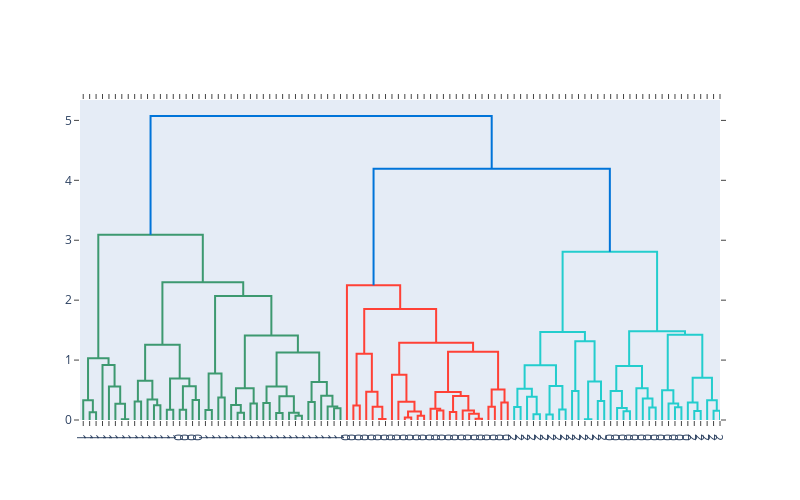

Source (notebook cell):
### Code cell
def main():
    #create dataset
    X, y = make_blobs(n_samples=100, n_features=2, centers=3, cluster_std=1.0, random_state=0)
    #scale dat
    X = StandardScaler().fit_transform(X)
    #create model
    model = AgglomerativeClustering(n_clusters=3, affinity='euclidean', linkage='ward')
    #fit model
    model.fit(X)
    #plot dendrogram
    dendrogramPlot(X, model)
    #predict
    y_pred = model.labels_
    #plot
    plt.scatter(X[:,0], X[:,1], c=y_pred)
    plt.show()

main()

### Figure 1 — Plotly figure (JSON) as saved in the notebook; plotly's stock layout.template omitted (floating-point values rounded to 4 significant figures)
{"data": [{"hoverinfo": "text", "marker": {"color": "rgb(61,153,112)"}, "mode": "lines", "type": "scatter", "x": [15, 15, 25, 25], "xaxis": "x", "y": [0, 0.1277, 0.1277, 0], "yaxis": "y"}, {"hoverinfo": "text", "marker": {"color": "rgb(61,153,112)"}, "mode": "lines", "type": "scatter", "x": [5, 5, 20, 20], "xaxis": "x", "y": [0, 0.33, 0.33, 0.1277], "yaxis": "y"}, {"hoverinfo": "text", "marker": {"color": "rgb(61,153,112)"}, "mode": "lines", "type": "scatter", "x": [65, 65, 75, 75], "xaxis": "x", "y": [0, 0.01149, 0.01149, 0], "yaxis": "y"}, {"hoverinfo": "text", "marker": {"color": "rgb(61,153,112)"}, "mode": "lines", "type": "scatter", "x": [55, 55, 70, 70], "xaxis": "x", "y": [0, 0.2714, 0.2714, 0.01149], "yaxis": "y"}, {"hoverinfo": "text", "marker": {"color": "rgb(61,153,112)"}, "mode": "lines", "type": "scatter", "x": [45, 45, 62.5, 62.5], "xaxis": "x", "y": [0, 0.5578, 0.5578, 0.2714], "yaxis": "y"}, {"hoverinfo": "text", "marker": {"color": "rgb(61,153,112)"}, "mode": "lines", "type": "scatter", "x": [35, 35, 53.75, 53.75], "xaxis": "x", "y": [0, 0.9188, 0.9188, 0.5578], "yaxis": "y"}, {"hoverinfo": "text", "marker": {"color": "rgb(61,153,112)"}, "mode": "lines", "type": "scatter", "x": [12.5, 12.5, 44.38, 44.38], "xaxis": "x", "y": [0.33, 1.032, 1.032, 0.9188], "yaxis": "y"}, {"hoverinfo": "text", "marker": {"color": "rgb(61,153,112)"}, "mode": "lines", "type": "scatter", "x": [85, 85, 95, 95], "xaxis": "x", "y": [0, 0.3104, 0.3104, 0], "yaxis": "y"}, {"hoverinfo": "text", "marker": {"color": "rgb(61,153,112)"}, "mode": "lines", "type": "scatter", "x": [115, 115, 125, 125], "xaxis": "x", "y": [0, 0.2473, 0.2473, 0], "yaxis": "y"}, {"hoverinfo": "text", "marker": {"color": "rgb(61,153,112)"}, "mode": "lines", "type": "scatter", "x": [105, 105, 120, 120], "xaxis": "x", "y": [0, 0.3433, 0.3433, 0.2473], "yaxis": "y"}, {"hoverinfo": "text", "marker": {"color": "rgb(61,153,112)"}, "mode": "lines", "type": "scatter", "x": [90, 90, 112.5, 112.5], "xaxis": "x", "y": [0.3104, 0.6568, 0.6568, 0.3433], "yaxis": "y"}, {"hoverinfo": "text", "marker": {"color": "rgb(61,153,112)"}, "mode": "lines", "type": "scatter", "x": [135, 135, 145, 145], "xaxis": "x", "y": [0, 0.172, 0.172, 0], "yaxis": "y"}, {"hoverinfo": "text", "marker": {"color": "rgb(61,153,112)"}, "mode": "lines", "type": "scatter", "x": [155, 155, 165, 165], "xaxis": "x", "y": [0, 0.1713, 0.1713, 0], "yaxis": "y"}, {"hoverinfo": "text", "marker": {"color": "rgb(61,153,112)"}, "mode": "lines", "type": "scatter", "x": [175, 175, 185, 185], "xaxis": "x", "y": [0, 0.3332, 0.3332, 0], "yaxis": "y"}, {"hoverinfo": "text", "marker": {"color": "rgb(61,153,112)"}, "mode": "lines", "type": "scatter", "x": [160, 160, 180, 180], "xaxis": "x", "y": [0.1713, 0.5624, 0.5624, 0.3332], "yaxis": "y"}, {"hoverinfo": "text", "marker": {"color": "rgb(61,153,112)"}, "mode": "lines", "type": "scatter", "x": [140, 140, 170, 170], "xaxis": "x", "y": [0.172, 0.6946, 0.6946, 0.5624], "yaxis": "y"}, {"hoverinfo": "text", "marker": {"color": "rgb(61,153,112)"}, "mode": "lines", "type": "scatter", "x": [101.2, 101.2, 155, 155], "xaxis": "x", "y": [0.6568, 1.255, 1.255, 0.6946], "yaxis": "y"}, {"hoverinfo": "text", "marker": {"color": "rgb(61,153,112)"}, "mode": "lines", "type": "scatter", "x": [195, 195, 205, 205], "xaxis": "x", "y": [0, 0.1668, 0.1668, 0], "yaxis": "y"}, {"hoverinfo": "text", "marker": {"color": "rgb(61,153,112)"}, "mode": "lines", "type": "scatter", "x": [215, 215, 225, 225], "xaxis": "x", "y": [0, 0.3768, 0.3768, 0], "yaxis": "y"}, {"hoverinfo": "text", "marker": {"color": "rgb(61,153,112)"}, "mode": "lines", "type": "scatter", "x": [200, 200, 220, 220], "xaxis": "x", "y": [0.1668, 0.7775, 0.7775, 0.3768], "yaxis": "y"}, {"hoverinfo": "text", "marker": {"color": "rgb(61,153,112)"}, "mode": "lines", "type": "scatter", "x": [245, 245, 255, 255], "xaxis": "x", "y": [0, 0.1192, 0.1192, 0], "yaxis": "y"}, {"hoverinfo": "text", "marker": {"color": "rgb(61,153,112)"}, "mode": "lines", "type": "scatter", "x": [235, 235, 250, 250], "xaxis": "x", "y": [0, 0.249, 0.249, 0.1192], "yaxis": "y"}, {"hoverinfo": "text", "marker": {"color": "rgb(61,153,112)"}, "mode": "lines", "type": "scatter", "x": [265, 265, 275, 275], "xaxis": "x", "y": [0, 0.2733, 0.2733, 0], "yaxis": "y"}, {"hoverinfo": "text", "marker": {"color": "rgb(61,153,112)"}, "mode": "lines", "type": "scatter", "x": [242.5, 242.5, 270, 270], "xaxis": "x", "y": [0.249, 0.5291, 0.5291, 0.2733], "yaxis": "y"}, {"hoverinfo": "text", "marker": {"color": "rgb(61,153,112)"}, "mode": "lines", "type": "scatter", "x": [285, 285, 295, 295], "xaxis": "x", "y": [0, 0.2844, 0.2844, 0], "yaxis": "y"}, {"hoverinfo": "text", "marker": {"color": "rgb(61,153,112)"}, "mode": "lines", "type": "scatter", "x": [305, 305, 315, 315], "xaxis": "x", "y": [0, 0.1159, 0.1159, 0], "yaxis": "y"}, {"hoverinfo": "text", "marker": {"color": "rgb(61,153,112)"}, "mode": "lines", "type": "scatter", "x": [335, 335, 345, 345], "xaxis": "x", "y": [0, 0.07301, 0.07301, 0], "yaxis": "y"}, {"hoverinfo": "text", "marker": {"color": "rgb(61,153,112)"}, "mode": "lines", "type": "scatter", "x": [325, 325, 340, 340], "xaxis": "x", "y": [0, 0.1226, 0.1226, 0.07301], "yaxis": "y"}, {"hoverinfo": "text", "marker": {"color": "rgb(61,153,112)"}, "mode": "lines", "type": "scatter", "x": [310, 310, 332.5, 332.5], "xaxis": "x", "y": [0.1159, 0.3965, 0.3965, 0.1226], "yaxis": "y"}, {"hoverinfo": "text", "marker": {"color": "rgb(61,153,112)"}, "mode": "lines", "type": "scatter", "x": [290, 290, 321.2, 321.2], "xaxis": "x", "y": [0.2844, 0.5592, 0.5592, 0.3965], "yaxis": "y"}, {"hoverinfo": "text", "marker": {"color": "rgb(61,153,112)"}, "mode": "lines", "type": "scatter", "x": [355, 355, 365, 365], "xaxis": "x", "y": [0, 0.2984, 0.2984, 0], "yaxis": "y"}, {"hoverinfo": "text", "marker": {"color": "rgb(61,153,112)"}, "mode": "lines", "type": "scatter", "x": [395, 395, 405, 405], "xaxis": "x", "y": [0, 0.1943, 0.1943, 0], "yaxis": "y"}, {"hoverinfo": "text", "marker": {"color": "rgb(61,153,112)"}, "mode": "lines", "type": "scatter", "x": [385, 385, 400, 400], "xaxis": "x", "y": [0, 0.2248, 0.2248, 0.1943], "yaxis": "y"}, {"hoverinfo": "text", "marker": {"color": "rgb(61,153,112)"}, "mode": "lines", "type": "scatter", "x": [375, 375, 392.5, 392.5], "xaxis": "x", "y": [0, 0.4065, 0.4065, 0.2248], "yaxis": "y"}, {"hoverinfo": "text", "marker": {"color": "rgb(61,153,112)"}, "mode": "lines", "type": "scatter", "x": [360, 360, 383.8, 383.8], "xaxis": "x", "y": [0.2984, 0.6347, 0.6347, 0.4065], "yaxis": "y"}, {"hoverinfo": "text", "marker": {"color": "rgb(61,153,112)"}, "mode": "lines", "type": "scatter", "x": [305.6, 305.6, 371.9, 371.9], "xaxis": "x", "y": [0.5592, 1.125, 1.125, 0.6347], "yaxis": "y"}, {"hoverinfo": "text", "marker": {"color": "rgb(61,153,112)"}, "mode": "lines", "type": "scatter", "x": [256.2, 256.2, 338.8, 338.8], "xaxis": "x", "y": [0.5291, 1.411, 1.411, 1.125], "yaxis": "y"}, {"hoverinfo": "text", "marker": {"color": "rgb(61,153,112)"}, "mode": "lines", "type": "scatter", "x": [210, 210, 297.5, 297.5], "xaxis": "x", "y": [0.7775, 2.07, 2.07, 1.411], "yaxis": "y"}, {"hoverinfo": "text", "marker": {"color": "rgb(61,153,112)"}, "mode": "lines", "type": "scatter", "x": [128.1, 128.1, 253.8, 253.8], "xaxis": "x", "y": [1.255, 2.297, 2.297, 2.07], "yaxis": "y"}, {"hoverinfo": "text", "marker": {"color": "rgb(61,153,112)"}, "mode": "lines", "type": "scatter", "x": [28.44, 28.44, 190.9, 190.9], "xaxis": "x", "y": [1.032, 3.093, 3.093, 2.297], "yaxis": "y"}, {"hoverinfo": "text", "marker": {"color": "rgb(255,65,54)"}, "mode": "lines", "type": "scatter", "x": [425, 425, 435, 435], "xaxis": "x", "y": [0, 0.2405, 0.2405, 0], "yaxis": "y"}, {"hoverinfo": "text", "marker": {"color": "rgb(255,65,54)"}, "mode": "lines", "type": "scatter", "x": [465, 465, 475, 475], "xaxis": "x", "y": [0, 0.01812, 0.01812, 0], "yaxis": "y"}, {"hoverinfo": "text", "marker": {"color": "rgb(255,65,54)"}, "mode": "lines", "type": "scatter", "x": [455, 455, 470, 470], "xaxis": "x", "y": [0, 0.2196, 0.2196, 0.01812], "yaxis": "y"}, {"hoverinfo": "text", "marker": {"color": "rgb(255,65,54)"}, "mode": "lines", "type": "scatter", "x": [445, 445, 462.5, 462.5], "xaxis": "x", "y": [0, 0.4721, 0.4721, 0.2196], "yaxis": "y"}, {"hoverinfo": "text", "marker": {"color": "rgb(255,65,54)"}, "mode": "lines", "type": "scatter", "x": [430, 430, 453.8, 453.8], "xaxis": "x", "y": [0.2405, 1.107, 1.107, 0.4721], "yaxis": "y"}, {"hoverinfo": "text", "marker": {"color": "rgb(255,65,54)"}, "mode": "lines", "type": "scatter", "x": [505, 505, 515, 515], "xaxis": "x", "y": [0, 0.04266, 0.04266, 0], "yaxis": "y"}, {"hoverinfo": "text", "marker": {"color": "rgb(255,65,54)"}, "mode": "lines", "type": "scatter", "x": [525, 525, 535, 535], "xaxis": "x", "y": [0, 0.06921, 0.06921, 0], "yaxis": "y"}, {"hoverinfo": "text", "marker": {"color": "rgb(255,65,54)"}, "mode": "lines", "type": "scatter", "x": [510, 510, 530, 530], "xaxis": "x", "y": [0.04266, 0.1428, 0.1428, 0.06921], "yaxis": "y"}, {"hoverinfo": "text", "marker": {"color": "rgb(255,65,54)"}, "mode": "lines", "type": "scatter", "x": [495, 495, 520, 520], "xaxis": "x", "y": [0, 0.3035, 0.3035, 0.1428], "yaxis": "y"}, {"hoverinfo": "text", "marker": {"color": "rgb(255,65,54)"}, "mode": "lines", "type": "scatter", "x": [485, 485, 507.5, 507.5], "xaxis": "x", "y": [0, 0.7543, 0.7543, 0.3035], "yaxis": "y"}, {"hoverinfo": "text", "marker": {"color": "rgb(255,65,54)"}, "mode": "lines", "type": "scatter", "x": [555, 555, 565, 565], "xaxis": "x", "y": [0, 0.1577, 0.1577, 0], "yaxis": "y"}, {"hoverinfo": "text", "marker": {"color": "rgb(255,65,54)"}, "mode": "lines", "type": "scatter", "x": [545, 545, 560, 560], "xaxis": "x", "y": [0, 0.1894, 0.1894, 0.1577], "yaxis": "y"}, {"hoverinfo": "text", "marker": {"color": "rgb(255,65,54)"}, "mode": "lines", "type": "scatter", "x": [575, 575, 585, 585], "xaxis": "x", "y": [0, 0.1346, 0.1346, 0], "yaxis": "y"}, {"hoverinfo": "text", "marker": {"color": "rgb(255,65,54)"}, "mode": "lines", "type": "scatter", "x": [615, 615, 625, 625], "xaxis": "x", "y": [0, 0.02097, 0.02097, 0], "yaxis": "y"}, {"hoverinfo": "text", "marker": {"color": "rgb(255,65,54)"}, "mode": "lines", "type": "scatter", "x": [605, 605, 620, 620], "xaxis": "x", "y": [0, 0.1028, 0.1028, 0.02097], "yaxis": "y"}, {"hoverinfo": "text", "marker": {"color": "rgb(255,65,54)"}, "mode": "lines", "type": "scatter", "x": [595, 595, 612.5, 612.5], "xaxis": "x", "y": [0, 0.1604, 0.1604, 0.1028], "yaxis": "y"}, {"hoverinfo": "text", "marker": {"color": "rgb(255,65,54)"}, "mode": "lines", "type": "scatter", "x": [580, 580, 603.8, 603.8], "xaxis": "x", "y": [0.1346, 0.3986, 0.3986, 0.1604], "yaxis": "y"}, {"hoverinfo": "text", "marker": {"color": "rgb(255,65,54)"}, "mode": "lines", "type": "scatter", "x": [552.5, 552.5, 591.9, 591.9], "xaxis": "x", "y": [0.1894, 0.4658, 0.4658, 0.3986], "yaxis": "y"}, {"hoverinfo": "text", "marker": {"color": "rgb(255,65,54)"}, "mode": "lines", "type": "scatter", "x": [635, 635, 645, 645], "xaxis": "x", "y": [0, 0.2191, 0.2191, 0], "yaxis": "y"}, {"hoverinfo": "text", "marker": {"color": "rgb(255,65,54)"}, "mode": "lines", "type": "scatter", "x": [655, 655, 665, 665], "xaxis": "x", "y": [0, 0.2915, 0.2915, 0], "yaxis": "y"}, {"hoverinfo": "text", "marker": {"color": "rgb(255,65,54)"}, "mode": "lines", "type": "scatter", "x": [640, 640, 660, 660], "xaxis": "x", "y": [0.2191, 0.5107, 0.5107, 0.2915], "yaxis": "y"}, {"hoverinfo": "text", "marker": {"color": "rgb(255,65,54)"}, "mode": "lines", "type": "scatter", "x": [572.2, 572.2, 650, 650], "xaxis": "x", "y": [0.4658, 1.139, 1.139, 0.5107], "yaxis": "y"}, {"hoverinfo": "text", "marker": {"color": "rgb(255,65,54)"}, "mode": "lines", "type": "scatter", "x": [496.2, 496.2, 611.1, 611.1], "xaxis": "x", "y": [0.7543, 1.288, 1.288, 1.139], "yaxis": "y"}, {"hoverinfo": "text", "marker": {"color": "rgb(255,65,54)"}, "mode": "lines", "type": "scatter", "x": [441.9, 441.9, 553.7, 553.7], "xaxis": "x", "y": [1.107, 1.851, 1.851, 1.288], "yaxis": "y"}, {"hoverinfo": "text", "marker": {"color": "rgb(255,65,54)"}, "mode": "lines", "type": "scatter", "x": [415, 415, 497.8, 497.8], "xaxis": "x", "y": [0, 2.248, 2.248, 1.851], "yaxis": "y"}, {"hoverinfo": "text", "marker": {"color": "rgb(35,205,205)"}, "mode": "lines", "type": "scatter", "x": [675, 675, 685, 685], "xaxis": "x", "y": [0, 0.2189, 0.2189, 0], "yaxis": "y"}, {"hoverinfo": "text", "marker": {"color": "rgb(35,205,205)"}, "mode": "lines", "type": "scatter", "x": [705, 705, 715, 715], "xaxis": "x", "y": [0, 0.09508, 0.09508, 0], "yaxis": "y"}, {"hoverinfo": "text", "marker": {"color": "rgb(35,205,205)"}, "mode": "lines", "type": "scatter", "x": [695, 695, 710, 710], "xaxis": "x", "y": [0, 0.386, 0.386, 0.09508], "yaxis": "y"}, {"hoverinfo": "text", "marker": {"color": "rgb(35,205,205)"}, "mode": "lines", "type": "scatter", "x": [680, 680, 702.5, 702.5], "xaxis": "x", "y": [0.2189, 0.5222, 0.5222, 0.386], "yaxis": "y"}, {"hoverinfo": "text", "marker": {"color": "rgb(35,205,205)"}, "mode": "lines", "type": "scatter", "x": [725, 725, 735, 735], "xaxis": "x", "y": [0, 0.09345, 0.09345, 0], "yaxis": "y"}, {"hoverinfo": "text", "marker": {"color": "rgb(35,205,205)"}, "mode": "lines", "type": "scatter", "x": [745, 745, 755, 755], "xaxis": "x", "y": [0, 0.1745, 0.1745, 0], "yaxis": "y"}, {"hoverinfo": "text", "marker": {"color": "rgb(35,205,205)"}, "mode": "lines", "type": "scatter", "x": [730, 730, 750, 750], "xaxis": "x", "y": [0.09345, 0.5654, 0.5654, 0.1745], "yaxis": "y"}, {"hoverinfo": "text", "marker": {"color": "rgb(35,205,205)"}, "mode": "lines", "type": "scatter", "x": [691.2, 691.2, 740, 740], "xaxis": "x", "y": [0.5222, 0.9121, 0.9121, 0.5654], "yaxis": "y"}, {"hoverinfo": "text", "marker": {"color": "rgb(35,205,205)"}, "mode": "lines", "type": "scatter", "x": [765, 765, 775, 775], "xaxis": "x", "y": [0, 0.4847, 0.4847, 0], "yaxis": "y"}, {"hoverinfo": "text", "marker": {"color": "rgb(35,205,205)"}, "mode": "lines", "type": "scatter", "x": [785, 785, 795, 795], "xaxis": "x", "y": [0, 0.0127, 0.0127, 0], "yaxis": "y"}, {"hoverinfo": "text", "marker": {"color": "rgb(35,205,205)"}, "mode": "lines", "type": "scatter", "x": [805, 805, 815, 815], "xaxis": "x", "y": [0, 0.3169, 0.3169, 0], "yaxis": "y"}, {"hoverinfo": "text", "marker": {"color": "rgb(35,205,205)"}, "mode": "lines", "type": "scatter", "x": [790, 790, 810, 810], "xaxis": "x", "y": [0.0127, 0.6426, 0.6426, 0.3169], "yaxis": "y"}, {"hoverinfo": "text", "marker": {"color": "rgb(35,205,205)"}, "mode": "lines", "type": "scatter", "x": [770, 770, 800, 800], "xaxis": "x", "y": [0.4847, 1.316, 1.316, 0.6426], "yaxis": "y"}, {"hoverinfo": "text", "marker": {"color": "rgb(35,205,205)"}, "mode": "lines", "type": "scatter", "x": [715.6, 715.6, 785, 785], "xaxis": "x", "y": [0.9121, 1.469, 1.469, 1.316], "yaxis": "y"}, {"hoverinfo": "text", "marker": {"color": "rgb(35,205,205)"}, "mode": "lines", "type": "scatter", "x": [845, 845, 855, 855], "xaxis": "x", "y": [0, 0.1462, 0.1462, 0], "yaxis": "y"}, {"hoverinfo": "text", "marker": {"color": "rgb(35,205,205)"}, "mode": "lines", "type": "scatter", "x": [835, 835, 850, 850], "xaxis": "x", "y": [0, 0.1988, 0.1988, 0.1462], "yaxis": "y"}, {"hoverinfo": "text", "marker": {"color": "rgb(35,205,205)"}, "mode": "lines", "type": "scatter", "x": [825, 825, 842.5, 842.5], "xaxis": "x", "y": [0, 0.484, 0.484, 0.1988], "yaxis": "y"}, {"hoverinfo": "text", "marker": {"color": "rgb(35,205,205)"}, "mode": "lines", "type": "scatter", "x": [885, 885, 895, 895], "xaxis": "x", "y": [0, 0.2104, 0.2104, 0], "yaxis": "y"}, {"hoverinfo": "text", "marker": {"color": "rgb(35,205,205)"}, "mode": "lines", "type": "scatter", "x": [875, 875, 890, 890], "xaxis": "x", "y": [0, 0.3576, 0.3576, 0.2104], "yaxis": "y"}, {"hoverinfo": "text", "marker": {"color": "rgb(35,205,205)"}, "mode": "lines", "type": "scatter", "x": [865, 865, 882.5, 882.5], "xaxis": "x", "y": [0, 0.5292, 0.5292, 0.3576], "yaxis": "y"}, {"hoverinfo": "text", "marker": {"color": "rgb(35,205,205)"}, "mode": "lines", "type": "scatter", "x": [833.8, 833.8, 873.8, 873.8], "xaxis": "x", "y": [0.484, 0.9017, 0.9017, 0.5292], "yaxis": "y"}, {"hoverinfo": "text", "marker": {"color": "rgb(35,205,205)"}, "mode": "lines", "type": "scatter", "x": [925, 925, 935, 935], "xaxis": "x", "y": [0, 0.2135, 0.2135, 0], "yaxis": "y"}, {"hoverinfo": "text", "marker": {"color": "rgb(35,205,205)"}, "mode": "lines", "type": "scatter", "x": [915, 915, 930, 930], "xaxis": "x", "y": [0, 0.2743, 0.2743, 0.2135], "yaxis": "y"}, {"hoverinfo": "text", "marker": {"color": "rgb(35,205,205)"}, "mode": "lines", "type": "scatter", "x": [905, 905, 922.5, 922.5], "xaxis": "x", "y": [0, 0.4978, 0.4978, 0.2743], "yaxis": "y"}, {"hoverinfo": "text", "marker": {"color": "rgb(35,205,205)"}, "mode": "lines", "type": "scatter", "x": [955, 955, 965, 965], "xaxis": "x", "y": [0, 0.1492, 0.1492, 0], "yaxis": "y"}, {"hoverinfo": "text", "marker": {"color": "rgb(35,205,205)"}, "mode": "lines", "type": "scatter", "x": [945, 945, 960, 960], "xaxis": "x", "y": [0, 0.2923, 0.2923, 0.1492], "yaxis": "y"}, {"hoverinfo": "text", "marker": {"color": "rgb(35,205,205)"}, "mode": "lines", "type": "scatter", "x": [985, 985, 995, 995], "xaxis": "x", "y": [0, 0.1565, 0.1565, 0], "yaxis": "y"}, {"hoverinfo": "text", "marker": {"color": "rgb(35,205,205)"}, "mode": "lines", "type": "scatter", "x": [975, 975, 990, 990], "xaxis": "x", "y": [0, 0.33, 0.33, 0.1565], "yaxis": "y"}, {"hoverinfo": "text", "marker": {"color": "rgb(35,205,205)"}, "mode": "lines", "type": "scatter", "x": [952.5, 952.5, 982.5, 982.5], "xaxis": "x", "y": [0.2923, 0.7041, 0.7041, 0.33], "yaxis": "y"}, {"hoverinfo": "text", "marker": {"color": "rgb(35,205,205)"}, "mode": "lines", "type": "scatter", "x": [913.8, 913.8, 967.5, 967.5], "xaxis": "x", "y": [0.4978, 1.422, 1.422, 0.7041], "yaxis": "y"}, {"hoverinfo": "text", "marker": {"color": "rgb(35,205,205)"}, "mode": "lines", "type": "scatter", "x": [853.8, 853.8, 940.6, 940.6], "xaxis": "x", "y": [0.9017, 1.483, 1.483, 1.422], "yaxis": "y"}, {"hoverinfo": "text", "marker": {"color": "rgb(35,205,205)"}, "mode": "lines", "type": "scatter", "x": [750.3, 750.3, 897.2, 897.2], "xaxis": "x", "y": [1.469, 2.806, 2.806, 1.483], "yaxis": "y"}, {"hoverinfo": "text", "marker": {"color": "rgb(0,116,217)"}, "mode": "lines", "type": "scatter", "x": [456.4, 456.4, 823.8, 823.8], "xaxis": "x", "y": [2.248, 4.193, 4.193, 2.806], "yaxis": "y"}, {"hoverinfo": "text", "marker": {"color": "rgb(0,116,217)"}, "mode": "lines", "type": "scatter", "x": [109.7, 109.7, 640.1, 640.1], "xaxis": "x", "y": [3.093, 5.073, 5.073, 4.193], "yaxis": "y"}], "layout": {"autosize": false, "height": 500, "hovermode": "closest", "showlegend": false, "width": 800, "xaxis": {"mirror": "allticks", "rangemode": "tozero", "showgrid": false, "showline": true, "showticklabels": true, "tickmode": "array", "ticks": "outside", "ticktext": [1, 1, 1, 1, 1, 1, 1, 1, 1, 1, 1, 1, 1, 1, 1, 0, 0, 0, 0, 1, 1, 1, 1, 1, 1, 1, 1, 1, 1, 1, 1, 1, 1, 1, 1, 1, 1, 1, 1, 1, 1, 0, 0, 0, 0, 0, 0, 0, 0, 0, 0, 0, 0, 0, 0, 0, 0, 0, 0, 0, 0, 0, 0, 0, 0, 0, 0, 2, 2, 2, 2, 2, 2, 2, 2, 2, 2, 2, 2, 2, 2, 2, 0, 0, 0, 0, 0, 0, 0, 0, 0, 0, 0, 0, 0, 2, 2, 2, 2, 2], "tickvals": [5, 15, 25, 35, 45, 55, 65, 75, 85, 95, 105, 115, 125, 135, 145, 155, 165, 175, 185, 195, 205, 215, 225, 235, 245, 255, 265, 275, 285, 295, 305, 315, 325, 335, 345, 355, 365, 375, 385, 395, 405, 415, 425, 435, 445, 455, 465, 475, 485, 495, 505, 515, 525, 535, 545, 555, 565, 575, 585, 595, 605, 615, 625, 635, 645, 655, 665, 675, 685, 695, 705, 715, 725, 735, 745, 755, 765, 775, 785, 795, 805, 815, 825, 835, 845, 855, 865, 875, 885, 895, 905, 915, 925, 935, 945, 955, 965, 975, 985, 995], "type": "linear", "zeroline": false}, "yaxis": {"mirror": "allticks", "rangemode": "tozero", "showgrid": false, "showline": true, "showticklabels": true, "ticks": "outside", "type": "linear", "zeroline": false}}}
